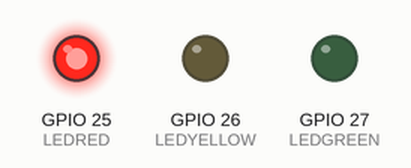
Recording of a sketch running on a simulated ESP32. Parts: output pins drawn as LEDs (lit = HIGH).

Above: at 2.5 s.
At 6.0 s:
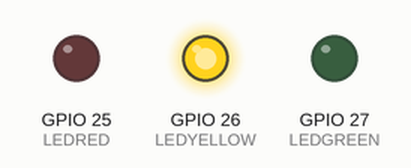
At 9.5 s:
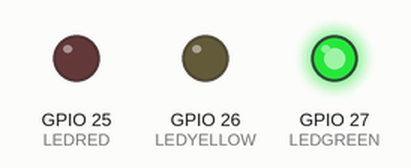
Timing chart, 0 to 15.6 s (numbered marks = the images above):
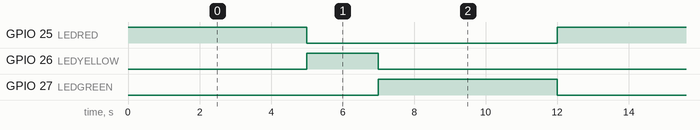

The sketch:

traffic_light.ino
```cpp
const int LEDRED = 25;
const int LEDYELLOW = 26;
const int LEDGREEN  = 27;

void setup() {
  configLeds();
}

void configLeds() {
  pinMode(LEDRED, OUTPUT);
  pinMode(LEDYELLOW, OUTPUT);
  pinMode(LEDGREEN, OUTPUT);
}

void red() {
  digitalWrite(LEDRED, HIGH);
  digitalWrite(LEDYELLOW, LOW);
  digitalWrite(LEDGREEN, LOW);
  delay(5000);
}

void yellow() {
  digitalWrite(LEDRED, LOW);
  digitalWrite(LEDYELLOW, HIGH);
  digitalWrite(LEDGREEN, LOW);
  delay(2000);
}

void green() {
  digitalWrite(LEDRED, LOW);
  digitalWrite(LEDYELLOW, LOW);
  digitalWrite(LEDGREEN, HIGH);
  delay(5000);
}

void loop() {
  red();
  yellow();
  green();
}
```

Measured:
- by itself, GPIO 25 (LEDRED), GPIO 27 (LEDGREEN): alternates HIGH for 5.0 s and LOW for 7.0 s
- by itself, GPIO 26 (LEDYELLOW): alternates HIGH for 2.0 s and LOW for 10.0 s
- by itself, everything shown: repeats every 12.0 s, in 3 steps
